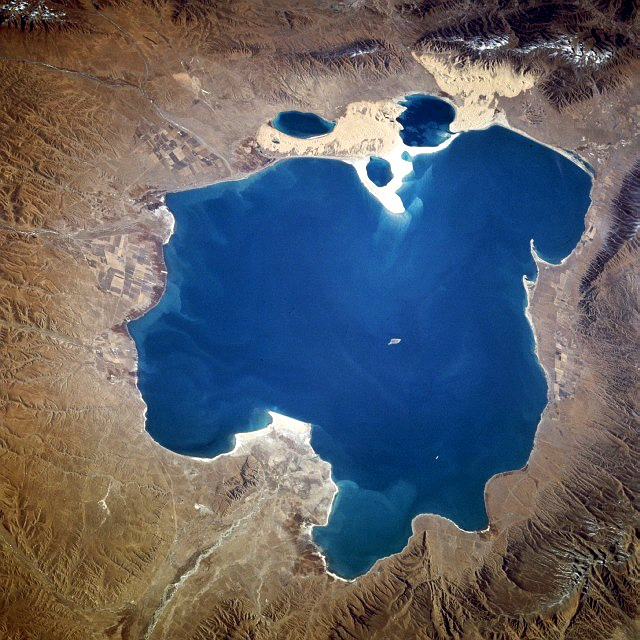
%> input picture Ex9_(25-27.11)/lake.jpg, 640 x 640 px
$ octave exc9task2.m   (GNU Octave 9; MATLAB toolbox functions it lacks are replaced by stand-ins)
%> lines starting %> are read from the running program, lines starting %| are printed output that depends on the picture; in (x1, y1, x2, y2) boxes, pixels count from 0 and x2, y2 are one past the last pixel; in counts of white or black regions, pixels touching at a corner belong together; the program's own positions count from 1
%% 2. Object Extraction
% Load image lake.jpg and extract the biggest lake.
RGB =  imread('lake.jpg');
%> RGB is the input picture: size 640x640x3 uint8; mean R, G, B 92.6, 95.6, 103.5
HSV = rgb2hsv(RGB);
%> HSV: size 640x640x3 double; mean H, S, V 0.313, 0.51, 0.505


hueValue = HSV(:,:,1);
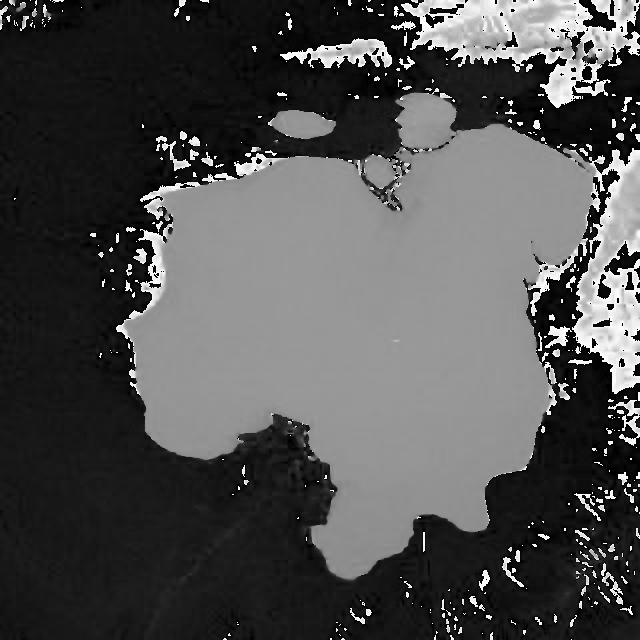
%> hueValue: size 640x640 double; min 0, max 0.996, mean 0.313
T  = graythresh(hueValue);
%> T = 0.357
BW = im2bw(hueValue,T);
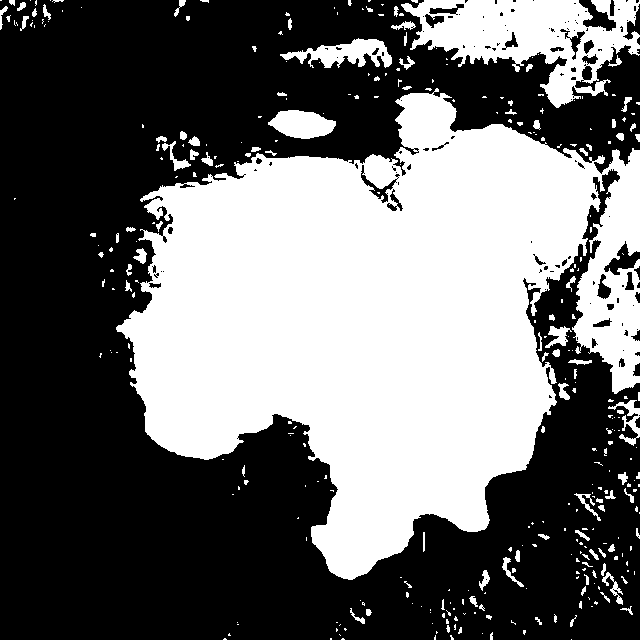
%> BW: size 640x640 logical; 41.8% white; 340 white regions (240 under 20 px), largest, box (x1, y1, x2, y2) and area: (116, 88, 640, 580) 148913, (401, 0, 640, 108) 12529, (280, 38, 392, 68) 1650
L =  bwlabel(BW);
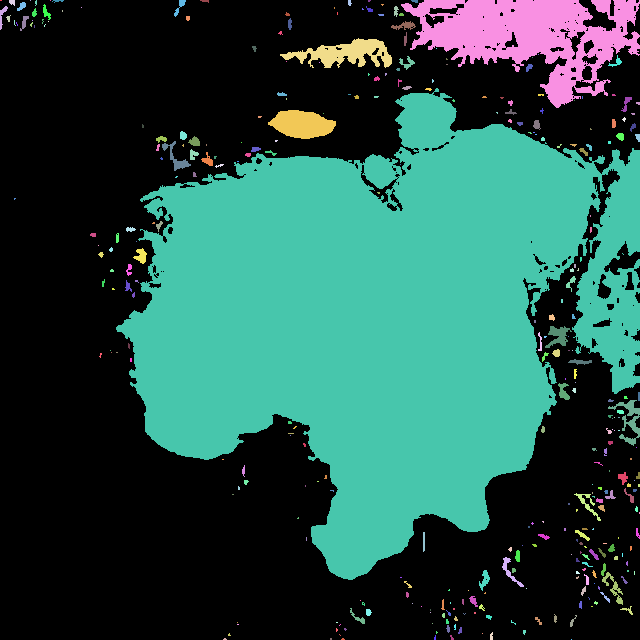
%> L: size 640x640 double; 341 distinct labels, from 0 to 340; one colour per label, 0 black


figure(1)
imshow(BW);
imshow(L);
impixelinfo


in=repmat(L,[1,1,3])==35;
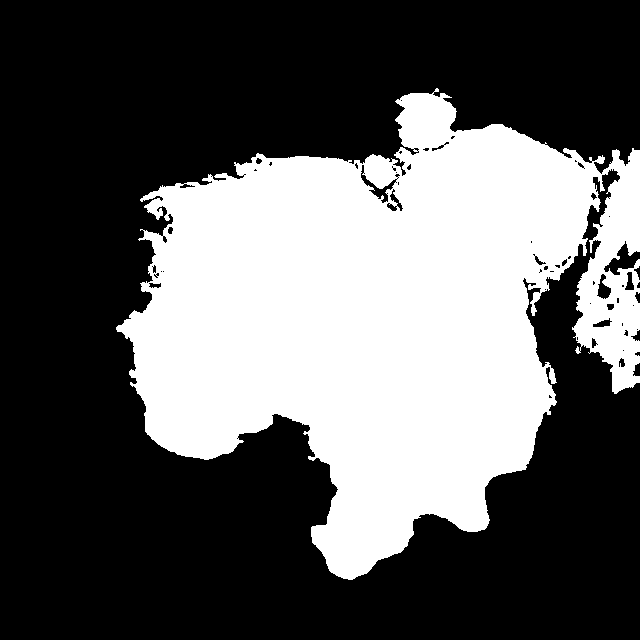
%> in: size 640x640x3 logical; 36.4% white; 1 white region, box (x1, y1, x2, y2) and area: (116, 88, 640, 580) 148913
%ind=cat(double(in),double(in),double(in));
%ind =[in,in,in];
NeImage=zeros(size(HSV));
NeImage(in)=RGB(in);imshow(BW);
%> after `NeImage(in)=RGB(in)`:
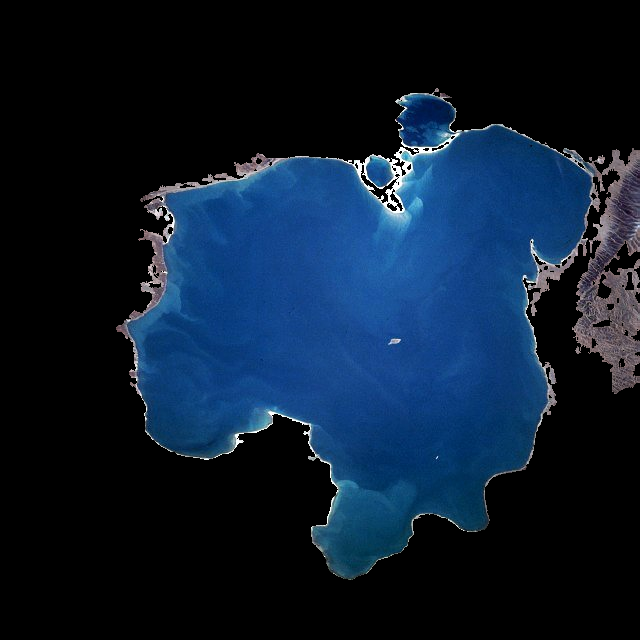
%> NeImage: size 640x640x3 double; mean R, G, B 11.6, 27.9, 47.1
figure(2)
subplot(231); imshow(RGB);
subplot(232); imshow(HSV);
subplot(233); imshow(BW);
subplot(234); imshow(L);
subplot(235); imshow(uint8(NeImage));
subplot(236); imshow(BW);

$ run again, with Ex9_(25-27.11)/festia.jpg copied over Ex9_(25-27.11)/lake.jpg
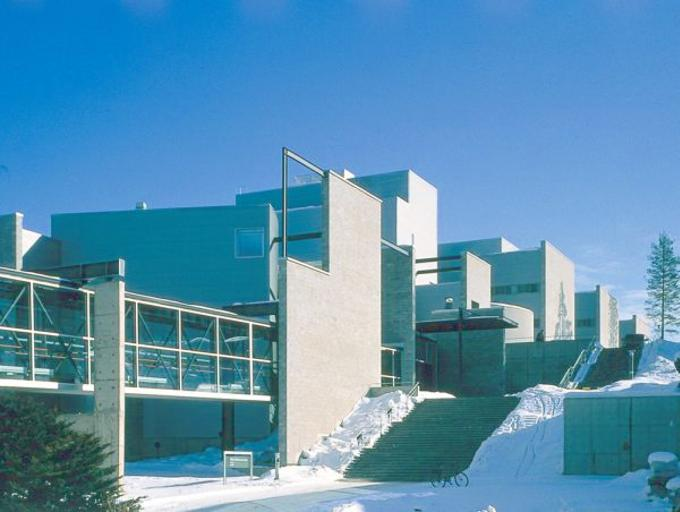
%> input picture Ex9_(25-27.11)/festia.jpg, 680 x 512 px
%> RGB is the input picture: size 512x680x3 uint8; mean R, G, B 88.6, 145.2, 178.2
%> HSV: size 512x680x3 double; mean H, S, V 0.515, 0.528, 0.705
%> T = 0.325
%> `BW = im2bw(hueValue,T);`:
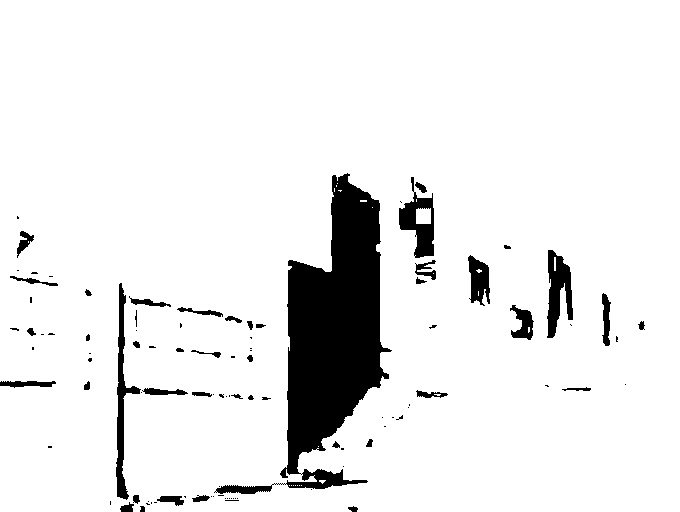
%> BW: size 512x680 logical; 91.7% white; 101 black regions (58 under 20 px), largest, box (x1, y1, x2, y2) and area: (214, 173, 392, 494) 20157, (116, 283, 141, 500) 1454, (547, 250, 573, 338) 1328
%> `L =  bwlabel(BW);`:
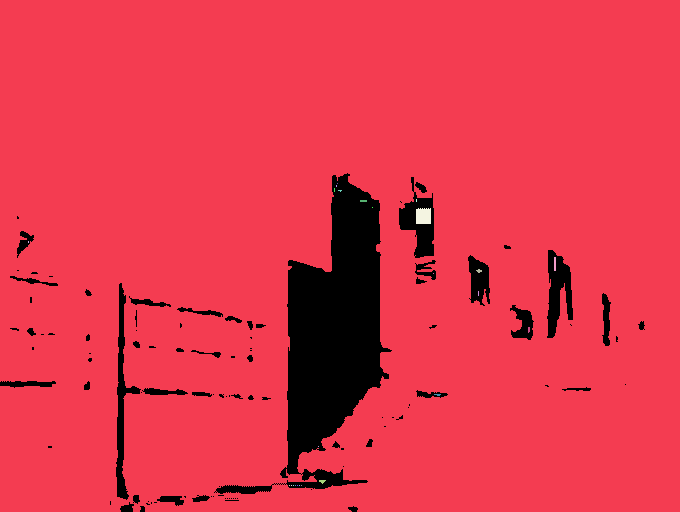
%> L: size 512x680 double; 26 distinct labels, from 0 to 25; one colour per label, 0 black
%> in: size 512x680x3 logical; every value is 0
%> NeImage: size 512x680x3 double; every value is 0
